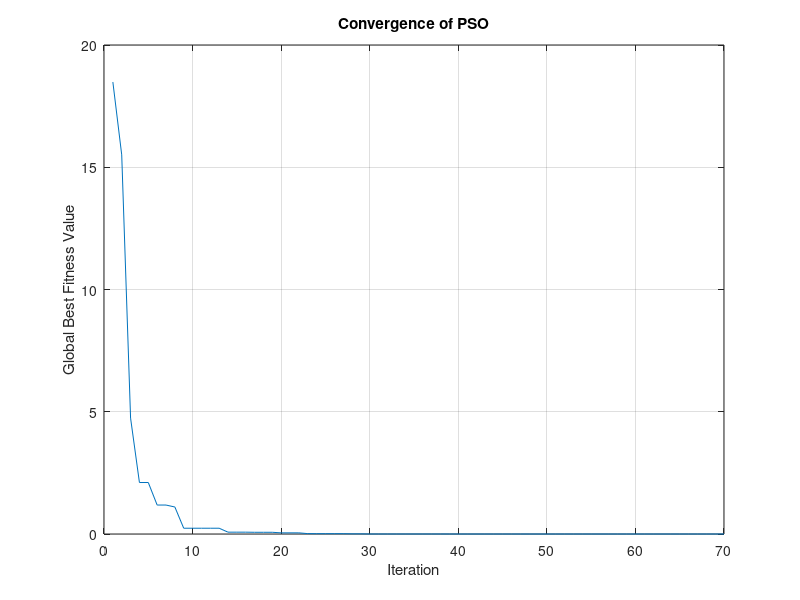

Source code (MATLAB):
%2024PGCSCS17
function pso_sphere()
    % PSO parameters
    num_particles = 30;       % Number of particles
    num_dimensions = 4;      % Number of variables (4 for Sphere function)
    max_iter = 1000;         % Maximum number of iterations
    w = 0.7;                 % Inertia weight
    c1 = 1.5;                % Cognitive coefficient
    c2 = 1.5;                % Social coefficient
    lower_bound = -10;       % Lower bound for the search space
    upper_bound = 10;        % Upper bound for the search space
    
    % Initialize particle positions and velocities
    particles = lower_bound + (upper_bound - lower_bound) * rand(num_particles, num_dimensions);
    velocities = rand(num_particles, num_dimensions);
    
    % Initialize personal best positions and global best position
    pbest = particles;
    pbest_score = inf * ones(num_particles, 1);  % Initialize with large values
    [gbest_score, gbest_index] = min(pbest_score);
    gbest = pbest(gbest_index, :);

    % Array to store the convergence values
    convergence = zeros(max_iter, 1);

    % PSO main loop
    for iter = 1:max_iter
        % Evaluate fitness of each particle (Sphere function)
        for i = 1:num_particles
            fitness = sphere_function(particles(i, :));
            
            % Update personal best
            if fitness < pbest_score(i)
                pbest(i, :) = particles(i, :);
                pbest_score(i) = fitness;
            end
        end
        
        % Update global best
        [best_score, best_index] = min(pbest_score);
        if best_score < gbest_score
            gbest = pbest(best_index, :);
            gbest_score = best_score;
        end
        
        % Store the current global best score for convergence plot
        convergence(iter) = gbest_score;
        
        % Update velocities and positions
        for i = 1:num_particles
            r1 = rand(1, num_dimensions);
            r2 = rand(1, num_dimensions);
            velocities(i, :) = w * velocities(i, :) + c1 * r1 .* (pbest(i, :) - particles(i, :)) + c2 * r2 .* (gbest - particles(i, :));
            particles(i, :) = particles(i, :) + velocities(i, :);
            
            % Ensure particles stay within bounds
            particles(i, :) = max(min(particles(i, :), upper_bound), lower_bound);
        end
        
        % Display progress
        fprintf('Iteration %d, Global Best Fitness: %f\n', iter, gbest_score);
        
        % Check for convergence (optional termination condition)
        if gbest_score <= 1e-6  % You can adjust this tolerance
            fprintf('Convergence reached with score: %f\n', gbest_score);
            break;
        end
    end

    % Display final result
    fprintf('Final global best score: %f\n', gbest_score);
    fprintf('Global best solution: [%s]\n', num2str(gbest));
    
    % Plot the convergence graph
    figure;
    plot(convergence(1:iter)); % Plot up to the current iteration
    title('Convergence of PSO');
    xlabel('Iteration');
    ylabel('Global Best Fitness Value');
    grid on;
end

% Sphere function definition
function f = sphere_function(x)
    f = sum(x.^2);  % Sphere function: f(x) = sum(x_i^2)
end
